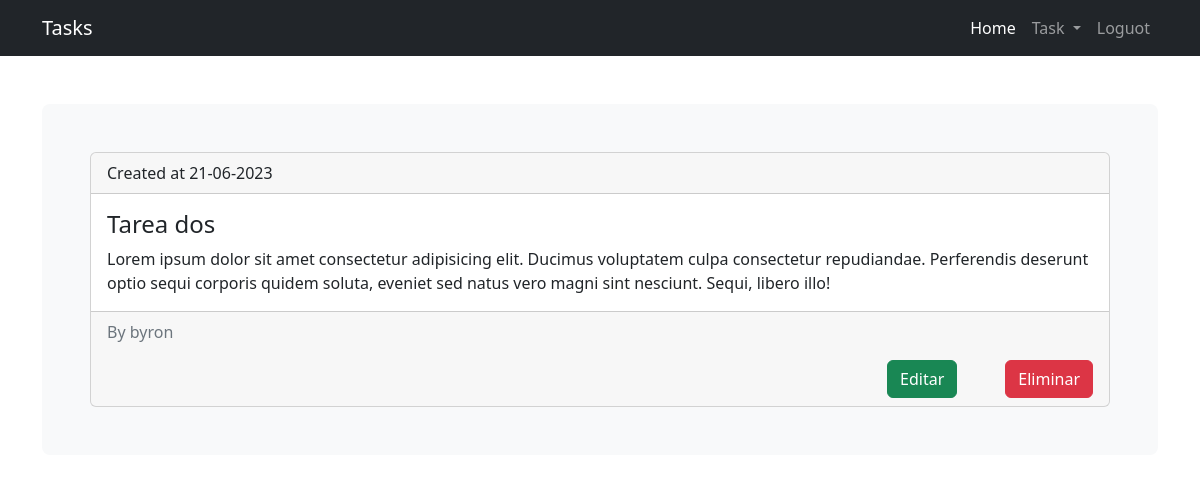
The app's page /task/2 (signed in) with its own data.
### task/models.py (models this page shows, shortened)
class Task(models.Model):
    title = models.CharField(max_length=200)
    description = models.TextField()
    created_at = models.DateTimeField(auto_now_add=True)
    datecompleted = models.DateTimeField(null=True, blank=True)
    importtant = models.BooleanField(default=False)
    user = models.ForeignKey(User, on_delete=models.CASCADE)
    class Meta:
        db_table = "task"

### task/views.py (the view, shortened to what this page needs)
# urls.py: path("task/<int:id_task>", views.task_detail, name="task_detail"),
def task_detail(request, id_task):
    if request.method == "GET":
        if request.user.is_authenticated:
            task = get_object_or_404(Task, id=id_task, user=request.user)
            form = TaskForm(instance=task)
            return render(
                request, "pages/task_details.html", {"task": task, "form": form}
            )
        else:
            return redirect('task')

### task/templates/pages/task_details.html (shortened to what this page needs)
{% extends 'base.html' %} {% block content %}
<div class="p-5 mb-4 bg-light rounded-3">
  <div class="card">
    <div class="card-header">Created at {{task.created_at| date:"d-m-Y" }}</div>
    <div class="card-body">
      <h4 class="card-title">{{task.title}}</h4>
      <p class="card-text">{{task.description}}</p>
    </div>
    <div class="card-footer text-muted">
        <p>By {{ task.user.username }}</p>
        <div class="d-flex justify-content-end">
            <button class="btn btn-success mx-5" data-bs-toggle="modal" data-bs-target="#exampleModal">Editar</button>
            <a class="btn btn-danger" href="{% url 'delete_task' task.id %}">Eliminar</a>
        </div>
    </div>
  </div>
{% endblock content %}

### records on screen
Task: created_at "21-06-2023", title "Tarea dos", description "Lorem ipsum dolor sit amet consectetur adipisicing elit. Ducimus voluptatem culpa consectetur repudiandae. Perferendis deserunt optio sequi corporis quidem soluta, eveniet sed natus vero magni sint nesciunt. Sequi, libero illo!", user.username "byron"
